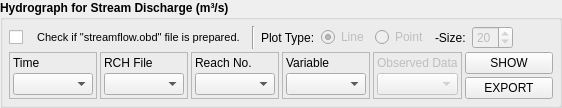
            <widget class="QGroupBox" name="groupBox_6">
             <property name="font">
              <font>
               <weight>75</weight>
               <bold>true</bold>
              </font>
             </property>
             <property name="title">
              <string>Hydrograph for Stream Discharge (m³/s)</string>
             </property>
             <layout class="QVBoxLayout" name="verticalLayout_26">
              <property name="spacing">
               <number>3</number>
              </property>
              <property name="leftMargin">
               <number>6</number>
              </property>
              <property name="topMargin">
               <number>6</number>
              </property>
              <property name="rightMargin">
               <number>6</number>
              </property>
              <property name="bottomMargin">
               <number>6</number>
              </property>
              <item>
               <layout class="QHBoxLayout" name="horizontalLayout_55">
                <property name="spacing">
                 <number>6</number>
                </property>
                <property name="leftMargin">
                 <number>0</number>
                </property>
                <property name="topMargin">
                 <number>0</number>
                </property>
                <item>
                 <widget class="QCheckBox" name="checkBox_stream_obd">
                  <property name="font">
                   <font>
                    <pointsize>8</pointsize>
                    <weight>50</weight>
                    <bold>false</bold>
                   </font>
                  </property>
                  <property name="text">
                   <string>   Check if &quot;streamflow.obd&quot; file is prepared.</string>
                  </property>
                  <property name="tristate">
                   <bool>false</bool>
                  </property>
                 </widget>
                </item>
                <item>
                 <widget class="Line" name="line_17">
                  <property name="orientation">
                   <enum>Qt::Vertical</enum>
                  </property>
                 </widget>
                </item>
                <item>
                 <widget class="QLabel" name="label_2">
                  <property name="font">
                   <font>
                    <weight>50</weight>
                    <bold>false</bold>
                   </font>
                  </property>
                  <property name="text">
                   <string>Plot Type:</string>
                  </property>
                 </widget>
                </item>
                <item>
                 <widget class="QRadioButton" name="radioButton_str_obd_line">
                  <property name="enabled">
                   <bool>false</bool>
                  </property>
                  <property name="font">
                   <font>
                    <weight>50</weight>
                    <bold>false</bold>
                   </font>
                  </property>
                  <property name="text">
                   <string>Line</string>
                  </property>
                  <property name="checked">
                   <bool>true</bool>
                  </property>
                  <attribute name="buttonGroup">
                   <string notr="true">buttonGroup_str_obd</string>
                  </attribute>
                 </widget>
                </item>
                <item>
                 <widget class="QRadioButton" name="radioButton_str_obd_pt">
                  <property name="enabled">
                   <bool>false</bool>
                  </property>
                  <property name="font">
                   <font>
                    <weight>50</weight>
                    <bold>false</bold>
                   </font>
                  </property>
                  <property name="text">
                   <string>Point</string>
                  </property>
                  <attribute name="buttonGroup">
                   <string notr="true">buttonGroup_str_obd</string>
                  </attribute>
                 </widget>
                </item>
                <item>
                 <widget class="QLabel" name="label_9">
                  <property name="font">
                   <font>
                    <weight>50</weight>
                    <bold>false</bold>
                   </font>
                  </property>
                  <property name="text">
                   <string>-Size:</string>
                  </property>
                 </widget>
                </item>
                <item>
                 <widget class="QSpinBox" name="spinBox_str_obd_size">
                  <property name="enabled">
                   <bool>false</bool>
                  </property>
                  <property name="font">
                   <font>
                    <weight>50</weight>
                    <bold>false</bold>
                   </font>
                  </property>
                  <property name="value">
                   <number>20</number>
                  </property>
                 </widget>
                </item>
                <item>
                 <spacer name="horizontalSpacer_12">
                  <property name="orientation">
                   <enum>Qt::Horizontal</enum>
                  </property>
                  <property name="sizeHint" stdset="0">
                   <size>
                    <width>40</width>
                    <height>20</height>
                   </size>
                  </property>
                 </spacer>
                </item>
               </layout>
              </item>
              <item>
               <layout class="QHBoxLayout" name="horizontalLayout_24">
                <property name="spacing">
                 <number>3</number>
                </property>
                <property name="topMargin">
                 <number>0</number>
                </property>
                <item>
                 <widget class="QFrame" name="frame_2">
                  <property name="frameShape">
                   <enum>QFrame::StyledPanel</enum>
                  </property>
                  <property name="frameShadow">
                   <enum>QFrame::Raised</enum>
                  </property>
                  <layout class="QVBoxLayout" name="verticalLayout_29">
                   <property name="spacing">
                    <number>3</number>
                   </property>
                   <property name="leftMargin">
                    <number>3</number>
                   </property>
                   <property name="topMargin">
                    <number>3</number>
                   </property>
                   <property name="rightMargin">
                    <number>3</number>
                   </property>
                   <property name="bottomMargin">
                    <number>3</number>
                   </property>
                   <item>
                    <widget class="QLabel" name="label_42">
                     <property name="font">
                      <font>
                       <weight>50</weight>
                       <bold>false</bold>
                      </font>
                     </property>
                     <property name="text">
                      <string>Time</string>
                     </property>
                    </widget>
                   </item>
                   <item>
                    <widget class="QComboBox" name="comboBox_SD_timeStep"/>
                   </item>
                  </layout>
                 </widget>
                </item>
                <item>
                 <widget class="QFrame" name="frame_5">
                  <property name="frameShape">
                   <enum>QFrame::StyledPanel</enum>
                  </property>
                  <property name="frameShadow">
                   <enum>QFrame::Raised</enum>
                  </property>
                  <layout class="QVBoxLayout" name="verticalLayout_54">
                   <property name="spacing">
                    <number>3</number>
                   </property>
                   <property name="leftMargin">
                    <number>3</number>
                   </property>
                   <property name="topMargin">
                    <number>3</number>
                   </property>
                   <property name="rightMargin">
                    <number>3</number>
                   </property>
                   <property name="bottomMargin">
                    <number>3</number>
                   </property>
                   <item>
                    <widget class="QLabel" name="label_6">
                     <property name="font">
                      <font>
                       <weight>50</weight>
                       <bold>false</bold>
                      </font>
                     </property>
                     <property name="text">
                      <string>RCH File</string>
                     </property>
                    </widget>
                   </item>
                   <item>
                    <widget class="QComboBox" name="comboBox_rch_files"/>
                   </item>
                  </layout>
                 </widget>
                </item>
                <item>
                 <widget class="QFrame" name="frame_3">
                  <property name="frameShape">
                   <enum>QFrame::StyledPanel</enum>
                  </property>
                  <property name="frameShadow">
                   <enum>QFrame::Raised</enum>
                  </property>
                  <layout class="QVBoxLayout" name="verticalLayout_30">
                   <property name="spacing">
                    <number>3</number>
                   </property>
                   <property name="leftMargin">
                    <number>3</number>
                   </property>
                   <property name="topMargin">
                    <number>3</number>
                   </property>
                   <property name="rightMargin">
                    <number>3</number>
                   </property>
                   <property name="bottomMargin">
                    <number>3</number>
                   </property>
                   <item>
                    <widget class="QLabel" name="label_44">
                     <property name="font">
                      <font>
                       <weight>50</weight>
                       <bold>false</bold>
                      </font>
                     </property>
                     <property name="text">
                      <string>Reach No.</string>
                     </property>
                    </widget>
                   </item>
                   <item>
                    <widget class="QComboBox" name="comboBox_sub_number"/>
                   </item>
                  </layout>
                 </widget>
                </item>
                <item>
                 <widget class="QFrame" name="frame_19">
                  <property name="frameShape">
                   <enum>QFrame::StyledPanel</enum>
                  </property>
                  <property name="frameShadow">
                   <enum>QFrame::Raised</enum>
                  </property>
                  <layout class="QVBoxLayout" name="verticalLayout_55">
                   <property name="spacing">
                    <number>3</number>
                   </property>
                   <property name="leftMargin">
                    <number>3</number>
                   </property>
                   <property name="topMargin">
                    <number>3</number>
                   </property>
                   <property name="rightMargin">
                    <number>3</number>
                   </property>
                   <property name="bottomMargin">
                    <number>3</number>
                   </property>
                   <item>
                    <widget class="QLabel" name="label_17">
                     <property name="font">
                      <font>
                       <weight>50</weight>
                       <bold>false</bold>
                      </font>
                     </property>
                     <property name="text">
                      <string>Variable</string>
                     </property>
                    </widget>
                   </item>
                   <item>
                    <widget class="QComboBox" name="comboBox_rch_vars"/>
                   </item>
                  </layout>
                 </widget>
                </item>
                <item>
                 <widget class="QFrame" name="frame_sd_obd">
                  <property name="enabled">
                   <bool>false</bool>
                  </property>
                  <property name="frameShape">
                   <enum>QFrame::StyledPanel</enum>
                  </property>
                  <property name="frameShadow">
                   <enum>QFrame::Raised</enum>
                  </property>
                  <layout class="QVBoxLayout" name="verticalLayout_31">
                   <property name="spacing">
                    <number>3</number>
                   </property>
                   <property name="leftMargin">
                    <number>3</number>
                   </property>
                   <property name="topMargin">
                    <number>3</number>
                   </property>
                   <property name="rightMargin">
                    <number>3</number>
                   </property>
                   <property name="bottomMargin">
                    <number>3</number>
                   </property>
                   <item>
                    <widget class="QLabel" name="label_45">
                     <property name="font">
                      <font>
                       <weight>50</weight>
                       <bold>false</bold>
                      </font>
                     </property>
                     <property name="text">
                      <string>Observed Data</string>
                     </property>
                    </widget>
                   </item>
                   <item>
                    <widget class="QComboBox" name="comboBox_SD_obs_data"/>
                   </item>
                  </layout>
                 </widget>
                </item>
                <item>
                 <layout class="QVBoxLayout" name="verticalLayout_20">
                  <property name="spacing">
                   <number>3</number>
                  </property>
                  <item>
                   <widget class="QPushButton" name="pushButton_plot_sd">
                    <property name="enabled">
                     <bool>true</bool>
                    </property>
                    <property name="font">
                     <font>
                      <weight>50</weight>
                      <italic>false</italic>
                      <bold>false</bold>
                      <underline>false</underline>
                     </font>
                    </property>
                    <property name="text">
                     <string>SHOW</string>
                    </property>
                   </widget>
                  </item>
                  <item>
                   <widget class="QPushButton" name="pushButton_export_sd">
                    <property name="font">
                     <font>
                      <weight>50</weight>
                      <bold>false</bold>
                     </font>
                    </property>
                    <property name="text">
                     <string>EXPORT</string>
                    </property>
                   </widget>
                  </item>
                 </layout>
                </item>
               </layout>
              </item>
             </layout>
            </widget>
